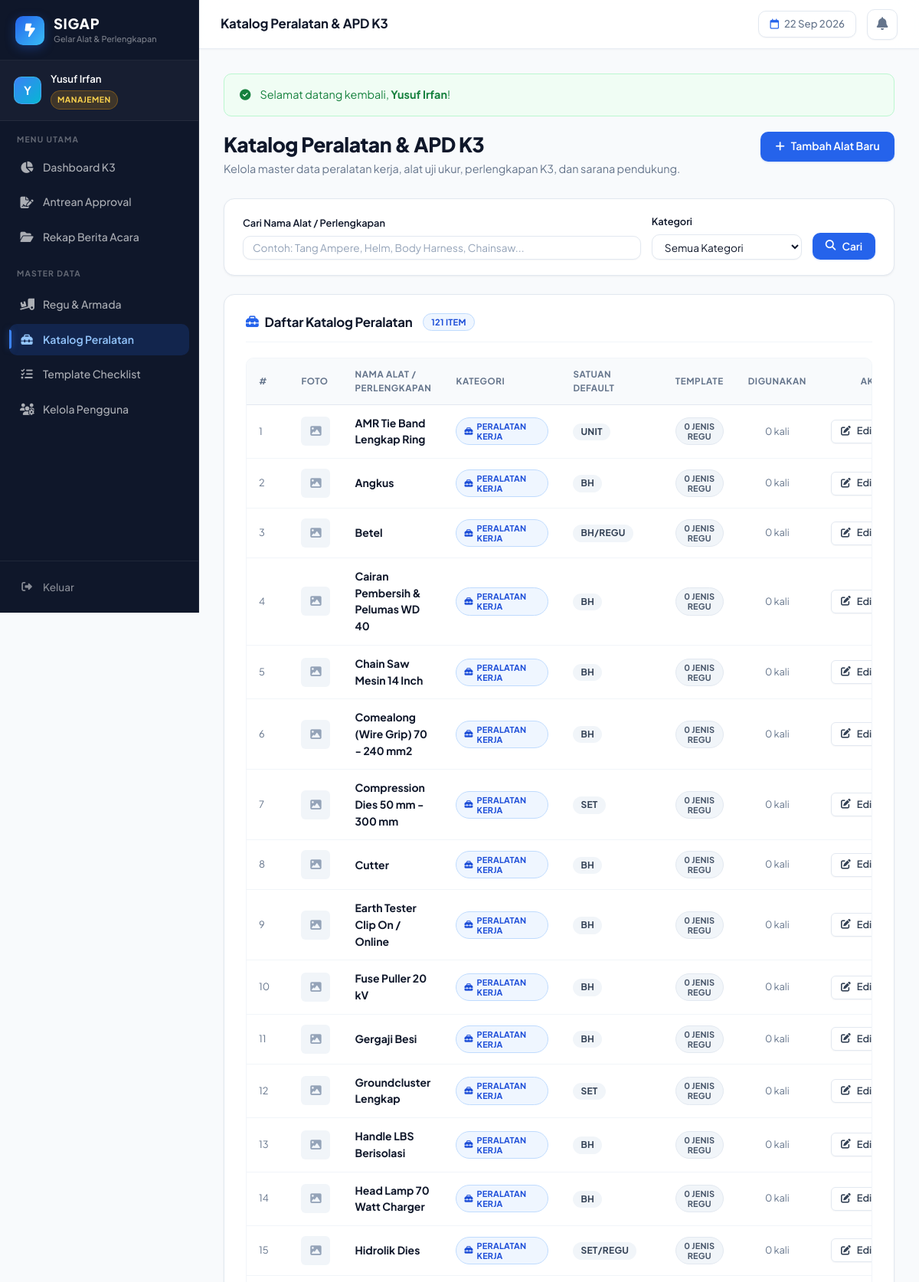
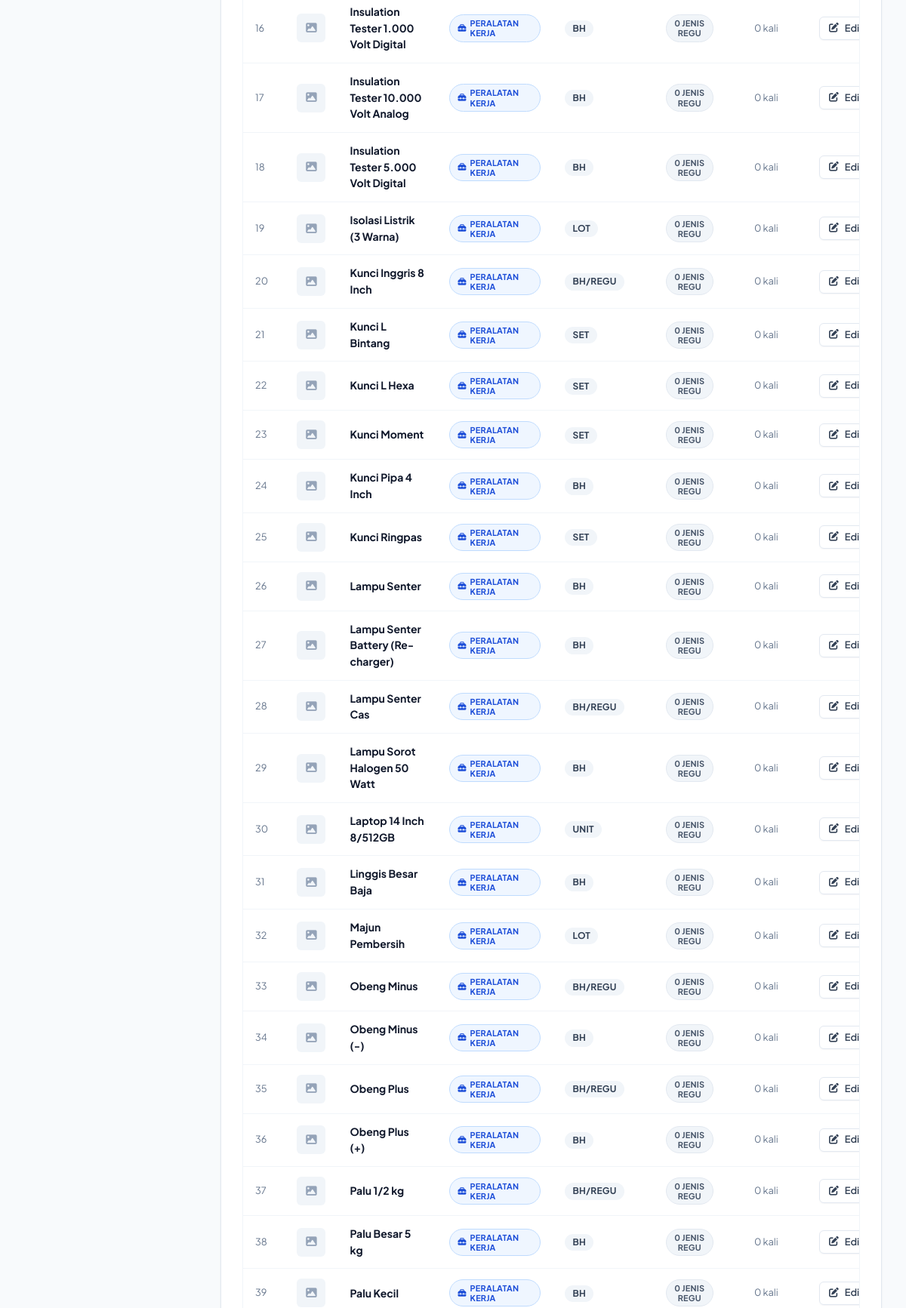
Page /master/barang/index.php (signed in, upper part) on the committed database (2 pictures, top to bottom).
### tables this page shows
CREATE TABLE IF NOT EXISTS master_barang (
    id               INT          AUTO_INCREMENT PRIMARY KEY,
    nama_barang      VARCHAR(150) NOT NULL UNIQUE,
    kategori         ENUM('alat_kerja', 'k3_safety', 'kendaraan_pendukung', 'administrasi') NOT NULL,
    satuan_default   VARCHAR(30)  NOT NULL,
    gambar_referensi VARCHAR(255) NULL,
    created_at       TIMESTAMP    DEFAULT CURRENT_TIMESTAMP,
    updated_at       TIMESTAMP    DEFAULT CURRENT_TIMESTAMP ON UPDATE CURRENT_TIMESTAMP,
    INDEX idx_barang_kategori (kategori),
    INDEX idx_barang_nama     (nama_barang)
);

### master/barang/index.php (the view, shortened to what this page needs)
<?php
$pdo = get_db_connection();
$search          = trim($_GET['q'] ?? '');
$where = [];
$params = [];
$where_sql = !empty($where) ? 'WHERE ' . implode(' AND ', $where) : '';
$stmt = $pdo->prepare("
    SELECT b.*,
           (SELECT COUNT(*) FROM template_checklist_item t WHERE t.master_barang_id = b.id) AS total_template,
           (SELECT COUNT(*) FROM gelar_alat_detail d WHERE d.master_barang_id = b.id) AS total_inspeksi
    FROM master_barang b
    {$where_sql}
    ORDER BY b.kategori, b.nama_barang
");
$stmt->execute($params);
$barang_list = $stmt->fetchAll();
$kategori_labels = [
    'alat_kerja'          => ['label' => 'Peralatan Kerja', 'icon' => 'fa-toolbox', 'class' => 'badge-submitted'],
    'k3_safety'           => ['label' => 'APD & Keselamatan K3', 'icon' => 'fa-hard-hat', 'class' => 'badge-rejected'],
    'kendaraan_pendukung' => ['label' => 'Armada / Sarana', 'icon' => 'fa-truck-pickup', 'class' => 'badge-approved'],
    'administrasi'        => ['label' => 'Administrasi & Personel', 'icon' => 'fa-id-card-clip', 'class' => 'badge-draft'],
];
require_once __DIR__ . '/../../includes/header.php';
?>
<div style="display:flex; justify-content:space-between; align-items:flex-start; margin-bottom:1.75rem; flex-wrap:wrap; gap:1rem;">
    <div>
        <h1 style="font-size:1.65rem; font-weight:800; letter-spacing:-0.02em; margin-bottom:4px; color:var(--text-main);">Katalog Peralatan & APD K3</h1>
        <p style="color:var(--text-muted); font-size:0.9rem;">Kelola master data peralatan kerja, alat uji ukur, perlengkapan K3, dan sarana pendukung.</p>
    </div>
    <button onclick="openModalTambah()" class="btn btn-primary">
        <i class="fa-solid fa-plus"></i> Tambah Alat Baru
    </button>
</div>
<div class="card" style="margin-bottom:1.5rem; padding:1.25rem 1.5rem;">
    <form method="GET" style="display:flex; gap:14px; flex-wrap:wrap; align-items:flex-end;">
        <div style="flex:1; min-width:200px;">
            <label class="form-label" style="font-size:0.8rem;">Cari Nama Alat / Perlengkapan</label>
            <input type="text" name="q" class="form-control" placeholder="Contoh: Tang Ampere, Helm, Body Harness, Chainsaw..." value="<?= htmlspecialchars($search) ?>" style="font-size:0.85rem; padding:6px 12px;">
        </div>
        <div>
            <label class="form-label" style="font-size:0.8rem;">Kategori</label>
            <select name="kategori" class="form-control" style="font-size:0.85rem; padding:6px 12px; min-width:180px;">
                <option value="">Semua Kategori</option>
            </select>
        </div>
        <div style="display:flex; gap:8px;">
            <button type="submit" class="btn btn-primary" style="padding:7px 16px; font-size:0.85rem;">
                <i class="fa-solid fa-magnifying-glass"></i> Cari
            </button>
        </div>
    </form>
</div>
<div class="card">
    <div class="card-header">
        <h2 class="card-title">
            <i class="fa-solid fa-toolbox" style="color:var(--primary);"></i>
            Daftar Katalog Peralatan
            <span class="badge badge-submitted" style="font-size:0.7rem; margin-left:6px;"><?= count($barang_list) ?> item</span>
        </h2>
    </div>
    <?php if (empty($barang_list)): ?>
        <div style="text-align:center; padding:3rem 1rem; color:var(--text-muted);">
            <div style="width:48px; height:48px; border-radius:50%; background:#f1f5f9; color:#64748b; display:flex; align-items:center; justify-content:center; margin:0 auto 10px; font-size:1.3rem;">
                <i class="fa-solid fa-toolbox"></i>
            </div>
            <strong style="color:var(--text-main);">Tidak ada data peralatan ditemukan</strong>
            <p style="font-size:0.825rem; margin-top:2px;">Silakan tambahkan data alat baru atau sesuaikan filter pencarian Anda.</p>
        </div>
    <?php else: ?>
        <div class="table-responsive">
            <table class="data-table">
                <thead>
                    <tr>
                        <th width="40px">#</th>
                        <th width="50px">Foto</th>
                        <th>Nama Alat / Perlengkapan</th>
                        <th>Kategori</th>
                        <th>Satuan Default</th>
                        <th style="text-align:center;">Template</th>
                        <th style="text-align:center;">Digunakan</th>
                        <th style="text-align:center;">Aksi</th>
                    </tr>
                </thead>
                <tbody>
                    <?php foreach ($barang_list as $i => $row): ?>
                        <?php $kat_info = $kategori_labels[$row['kategori']] ?? ['label' => $row['kategori'], 'icon' => 'fa-tag', 'class' => 'badge-draft']; ?>
                        <tr>
                            <td style="color:var(--text-muted); font-size:0.8rem;"><?= $i + 1 ?></td>
                            <td>
                                <?php if (!empty($row['gambar_referensi'])): ?>
                                    <img src="<?= base_url('uploads/referensi/' . htmlspecialchars($row['gambar_referensi'])) ?>"
                                         style="width:38px; height:38px; object-fit:cover; border-radius:var(--radius-sm); border:1px solid var(--border-color); cursor:pointer;"
                                         onclick="previewImage(this.src, '<?= addslashes(htmlspecialchars($row['nama_barang'])) ?>')"
                                         title="Klik perbesar">
                                <?php else: ?>
                                    <div style="width:38px; height:38px; border-radius:var(--radius-sm); background:#f1f5f9; color:#94a3b8; display:flex; align-items:center; justify-content:center; font-size:0.9rem;">
                                        <i class="fa-solid fa-image"></i>
                                    </div>
                                <?php endif; ?>
                            </td>
                            <td>
                                <strong style="color:var(--text-main); font-size:0.875rem;"><?= htmlspecialchars($row['nama_barang']) ?></strong>
                            </td>
                            <td>
                                <span class="badge <?= $kat_info['class'] ?>" style="font-size:0.68rem;">
                                    <i class="fa-solid <?= $kat_info['icon'] ?>"></i> <?= $kat_info['label'] ?>
                                </span>
                            </td>
                            <td>
                                <span class="badge" style="background:#f1f5f9; color:#334155; font-size:0.75rem;">
                                    <?= htmlspecialchars($row['satuan_default']) ?>
                                </span>
                            </td>
                            <td style="text-align:center;">
                                <span class="badge <?= $row['total_template'] > 0 ? 'badge-approved' : 'badge-draft' ?>" style="font-size:0.68rem;">
                                    <?= $row['total_template'] ?> Jenis Regu
                                </span>
                            </td>
                            <td style="text-align:center; font-size:0.8rem; color:var(--text-muted);">
                                <?= $row['total_inspeksi'] ?> kali
                            </td>
                            <td style="text-align:center; white-space:nowrap;">
                                <div style="display:inline-flex; gap:6px;">
                                    <button onclick='openModalEdit(<?= json_encode($row) ?>)' class="btn btn-outline btn-sm" title="Edit Alat">
                                        <i class="fa-solid fa-pen-to-square"></i> Edit
                                    </button>
                                </div>
                            </td>
                        </tr>
                    <?php endforeach; ?>
                </tbody>
            </table>
        </div>
    <?php endif; ?>
</div>
<?php require_once __DIR__ . '/../../includes/footer.php'; ?>

### rows in the picture
master_barang: nama_barang "AMR Tie Band Lengkap Ring", kategori "PERALATAN KERJA", satuan_default "UNIT", total_template "0", total_inspeksi "0"
master_barang: nama_barang "Angkus", kategori "PERALATAN KERJA", satuan_default "BH", total_template "0", total_inspeksi "0"
master_barang: nama_barang "Betel", kategori "PERALATAN KERJA", satuan_default "BH/REGU", total_template "0", total_inspeksi "0"
master_barang: nama_barang "Cairan Pembersih & Pelumas WD 40", kategori "PERALATAN KERJA", satuan_default "BH", total_template "0", total_inspeksi "0"
master_barang: nama_barang "Chain Saw Mesin 14 Inch", kategori "PERALATAN KERJA", satuan_default "BH", total_template "0", total_inspeksi "0"
master_barang: nama_barang "Comealong (Wire Grip) 70 - 240 mm2", kategori "PERALATAN KERJA", satuan_default "BH", total_template "0", total_inspeksi "0"
master_barang: nama_barang "Compression Dies 50 mm - 300 mm", kategori "PERALATAN KERJA", satuan_default "SET", total_template "0", total_inspeksi "0"
master_barang: nama_barang "Cutter", kategori "PERALATAN KERJA", satuan_default "BH", total_template "0", total_inspeksi "0"
master_barang: nama_barang "Earth Tester Clip On / Online", kategori "PERALATAN KERJA", satuan_default "BH", total_template "0", total_inspeksi "0"
master_barang: nama_barang "Fuse Puller 20 kV", kategori "PERALATAN KERJA", satuan_default "BH", total_template "0", total_inspeksi "0"
master_barang: nama_barang "Gergaji Besi", kategori "PERALATAN KERJA", satuan_default "BH", total_template "0", total_inspeksi "0"
master_barang: nama_barang "Groundcluster Lengkap", kategori "PERALATAN KERJA", satuan_default "SET", total_template "0", total_inspeksi "0"
master_barang: nama_barang "Handle LBS Berisolasi", kategori "PERALATAN KERJA", satuan_default "BH", total_template "0", total_inspeksi "0"
master_barang: nama_barang "Head Lamp 70 Watt Charger", kategori "PERALATAN KERJA", satuan_default "BH", total_template "0", total_inspeksi "0"
master_barang: nama_barang "Hidrolik Dies", kategori "PERALATAN KERJA", satuan_default "SET/REGU", total_template "0", total_inspeksi "0"
master_barang: nama_barang "Insulation Tester 1.000 Volt Digital", kategori "PERALATAN KERJA", satuan_default "BH", total_template "0", total_inspeksi "0"
master_barang: nama_barang "Insulation Tester 10.000 Volt Analog", kategori "PERALATAN KERJA", satuan_default "BH", total_template "0", total_inspeksi "0"
master_barang: nama_barang "Insulation Tester 5.000 Volt Digital", kategori "PERALATAN KERJA", satuan_default "BH", total_template "0", total_inspeksi "0"
master_barang: nama_barang "Isolasi Listrik (3 Warna)", kategori "PERALATAN KERJA", satuan_default "LOT", total_template "0", total_inspeksi "0"
master_barang: nama_barang "Kunci Inggris 8 Inch", kategori "PERALATAN KERJA", satuan_default "BH/REGU", total_template "0", total_inspeksi "0"
master_barang: nama_barang "Kunci L Bintang", kategori "PERALATAN KERJA", satuan_default "SET", total_template "0", total_inspeksi "0"
master_barang: nama_barang "Kunci L Hexa", kategori "PERALATAN KERJA", satuan_default "SET", total_template "0", total_inspeksi "0"
master_barang: nama_barang "Kunci Moment", kategori "PERALATAN KERJA", satuan_default "SET", total_template "0", total_inspeksi "0"
master_barang: nama_barang "Kunci Pipa 4 Inch", kategori "PERALATAN KERJA", satuan_default "BH", total_template "0", total_inspeksi "0"
master_barang: nama_barang "Kunci Ringpas", kategori "PERALATAN KERJA", satuan_default "SET", total_template "0", total_inspeksi "0"
master_barang: nama_barang "Lampu Senter", kategori "PERALATAN KERJA", satuan_default "BH", total_template "0", total_inspeksi "0"
master_barang: nama_barang "Lampu Senter Battery (Re-charger)", kategori "PERALATAN KERJA", satuan_default "BH", total_template "0", total_inspeksi "0"
master_barang: nama_barang "Lampu Senter Cas", kategori "PERALATAN KERJA", satuan_default "BH/REGU", total_template "0", total_inspeksi "0"
master_barang: nama_barang "Lampu Sorot Halogen 50 Watt", kategori "PERALATAN KERJA", satuan_default "BH", total_template "0", total_inspeksi "0"
master_barang: nama_barang "Laptop 14 Inch 8/512GB", kategori "PERALATAN KERJA", satuan_default "UNIT", total_template "0", total_inspeksi "0"
master_barang: nama_barang "Linggis Besar Baja", kategori "PERALATAN KERJA", satuan_default "BH", total_template "0", total_inspeksi "0"
master_barang: nama_barang "Majun Pembersih", kategori "PERALATAN KERJA", satuan_default "LOT", total_template "0", total_inspeksi "0"
master_barang: nama_barang "Obeng Minus", kategori "PERALATAN KERJA", satuan_default "BH/REGU", total_template "0", total_inspeksi "0"
master_barang: nama_barang "Obeng Minus (-)", kategori "PERALATAN KERJA", satuan_default "BH", total_template "0", total_inspeksi "0"
master_barang: nama_barang "Obeng Plus", kategori "PERALATAN KERJA", satuan_default "BH/REGU", total_template "0", total_inspeksi "0"
master_barang: nama_barang "Obeng Plus (+)", kategori "PERALATAN KERJA", satuan_default "BH", total_template "0", total_inspeksi "0"
master_barang: nama_barang "Palu 1/2 kg", kategori "PERALATAN KERJA", satuan_default "BH/REGU", total_template "0", total_inspeksi "0"
master_barang: nama_barang "Palu Besar 5 kg", kategori "PERALATAN KERJA", satuan_default "BH", total_template "0", total_inspeksi "0"
master_barang: nama_barang "Palu Kecil", kategori "PERALATAN KERJA", satuan_default "BH", total_template "0", total_inspeksi "0"

### other values in the picture
substr($user['nama_lengkap'], 0, 1) "Y"
$user['nama_lengkap'] "Yusuf Irfan"
$page_title "Katalog Peralatan & APD K3"
$flash_success "Selamat datang kembali, Yusuf Irfan !"
count($barang_list) "121"
